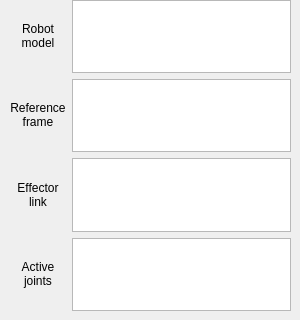
       <widget class="QWidget" name="robotInfo_3">
        <attribute name="title">
         <string>Robot information</string>
        </attribute>
        <widget class="QWidget" name="gridLayoutWidget_13">
         <property name="geometry">
          <rect>
           <x>10</x>
           <y>0</y>
           <width>281</width>
           <height>311</height>
          </rect>
         </property>
         <layout class="QGridLayout" name="gridLayout_13">
          <item row="1" column="1">
           <widget class="QTextBrowser" name="basicInfo_ReferenceFrame_TextBrowser_3"/>
          </item>
          <item row="0" column="0">
           <widget class="QLabel" name="label_133">
            <property name="text">
             <string>&lt;html&gt;&lt;head/&gt;&lt;body&gt;&lt;p align=&quot;center&quot;&gt;Robot&lt;br/&gt;model&lt;/p&gt;&lt;/body&gt;&lt;/html&gt;</string>
            </property>
           </widget>
          </item>
          <item row="3" column="0">
           <widget class="QLabel" name="label_134">
            <property name="text">
             <string>&lt;html&gt;&lt;head/&gt;&lt;body&gt;&lt;p align=&quot;center&quot;&gt;Active&lt;br/&gt;joints&lt;/p&gt;&lt;/body&gt;&lt;/html&gt;</string>
            </property>
           </widget>
          </item>
          <item row="1" column="0">
           <widget class="QLabel" name="label_135">
            <property name="text">
             <string>&lt;html&gt;&lt;head/&gt;&lt;body&gt;&lt;p align=&quot;center&quot;&gt;Reference&lt;br/&gt;frame&lt;/p&gt;&lt;/body&gt;&lt;/html&gt;</string>
            </property>
           </widget>
          </item>
          <item row="2" column="1">
           <widget class="QTextBrowser" name="basicInfo_EffectorLink_TextBrowser_3"/>
          </item>
          <item row="0" column="1">
           <widget class="QTextBrowser" name="basicInfo_RobotModel_TextBrowser_3"/>
          </item>
          <item row="3" column="1">
           <widget class="QTextBrowser" name="basicInfo_ActiveJoints_TextBrowser_3"/>
          </item>
          <item row="2" column="0">
           <widget class="QLabel" name="label_136">
            <property name="text">
             <string>&lt;html&gt;&lt;head/&gt;&lt;body&gt;&lt;p align=&quot;center&quot;&gt;Effector &lt;br/&gt;link&lt;/p&gt;&lt;/body&gt;&lt;/html&gt;</string>
            </property>
           </widget>
          </item>
         </layout>
        </widget>
       </widget>
